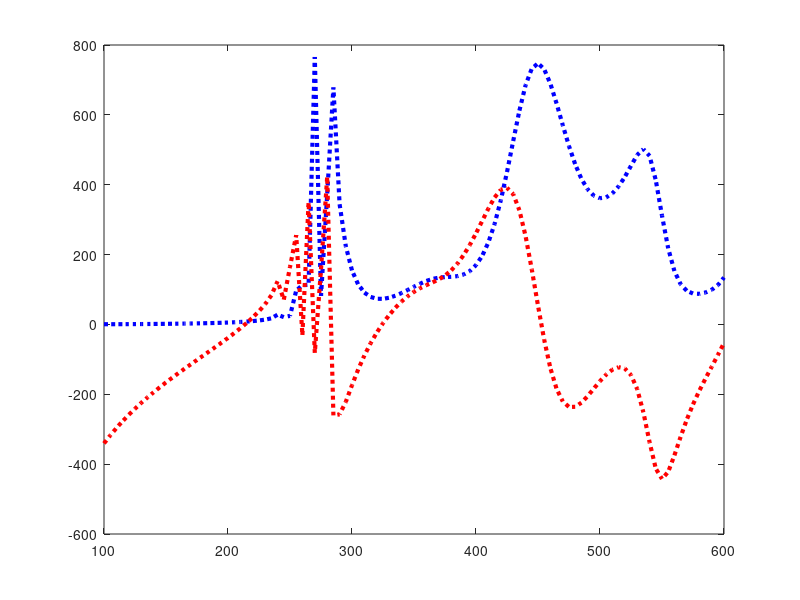

Write the MATLAB code that produced this figure. (Note: this script raises an error after producing the figure.)
clc
clear all
%%%%%%%%%%%%%%%%%%%%%%%%%cst
hs_hfss=importdata('Zin_7row_HFSS.csv');
S1=hs_hfss.data;
Freq = S1(:,1);
S11=S1(:,2);%1raw
plot(Freq,S11,':b','LineWidth',3);

hold on

S11=S1(:,3);%3raw
plot(Freq,S11,':r','LineWidth',3);


hold on

S11=S1(:,4);%5raw
plot(Freq,S11,':g','LineWidth',3);

hold on

S11=S1(:,5);%7raw
plot(Freq,S11,'-r','LineWidth',3);


legend('1 raw','3 raws','5 raws','7 raws');


% hold on
% x=hs1.Frequencies./10^9;
% plot(x,-10,'-k','LineWidth',.5);
set(gca,'fontsize',12,'fontweight','b','FontName','Times New Roman');
% title('Sine Function','fontsize',12,'fontweight','b','FontName','Times New Roman');
xlabel('Frequency (GHz)','fontsize',12,'fontweight','b','FontName','Times New Roman');
ylabel('S_1_1 (dB)','fontsize',12,'fontweight','b','FontName','Times New Roman');
